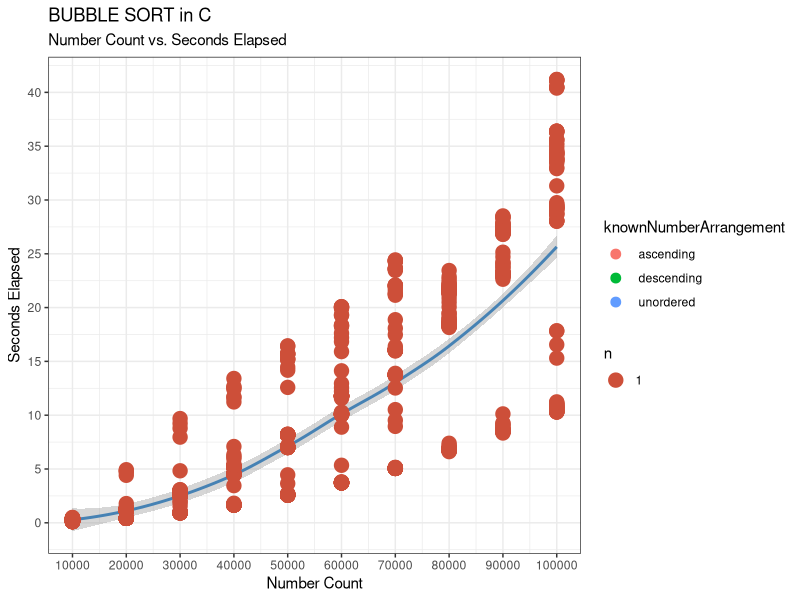

This chart was generated by the following R code:
# REQUIRED LIBRARIES
library(ggplot2)      # Create Elegant Data Visualisations Using the Grammar of Graphics
library(ggrepel)      # Automatically Position Non-Overlapping Text Labels with 'ggplot2'
library(rstudioapi)   # related to setting up the working directory
# library(ggalt)      # Extra Coordinate Systems, 'Geoms', Statistical Transformations,
                      # Scales and Fonts for 'ggplot2'

# GRUNT WORK
# Set and check the working directory
setwd(dirname(getActiveDocumentContext()$path))
getwd()

# PRE-PLOTTING GRUNT WORK
# Turn-off the scientific notation like 1e+48
options(scipen=999)

# Pre-set the BW theme
theme_set(theme_bw())

# DATA OPERATIONS
# Retrieve the data
bubbleSortResults <- read.csv("results-bubble-sort.csv")

# Crop the data set
# Otherwise there is too much data to display
# It gets highly noisy
firstNinetyRows <- 90
chunk <- sample(bubbleSortResults[1:firstNinetyRows,])
# View(chunk)

# Modularly controlling which data set gets displayed
dataSet <- bubbleSortResults

# The usage of the data set
# Also related to making labelling below better for the eyes
numberCount <- dataSet$NumberCount
secondsElapsed <- dataSet$SecondsElapsed
knownNumberArrangement <- dataSet$KnownNumberArrangement

# PLOT IT...
ggplot(dataSet, aes(x = numberCount, 
										y = secondsElapsed)) + 
	# request a scatterplot
	geom_point(aes(col = knownNumberArrangement), 
						 size = 3) + 
	# add a smoothing layer
	# the line of the best fit
	geom_smooth(method = "loess", 
							col = "steelblue", 
							size = 1) +
	# counts chart / overcoming the problem of data points that overlap
	geom_count(col = "tomato3") +		                                              
	ggtitle("BUBBLE SORT in C", 
					subtitle = "Number Count vs. Seconds Elapsed") +
	xlab("Number Count") +
	ylab("Seconds Elapsed") +
	scale_x_continuous(breaks = seq(10000, 100000, 10000)) +
	scale_y_continuous(breaks = seq(0, 80, 5))
# add labelling to the data points
# geom_text_repel(aes(label = knownNumberArrangement), size = 2, data = dataSet)
